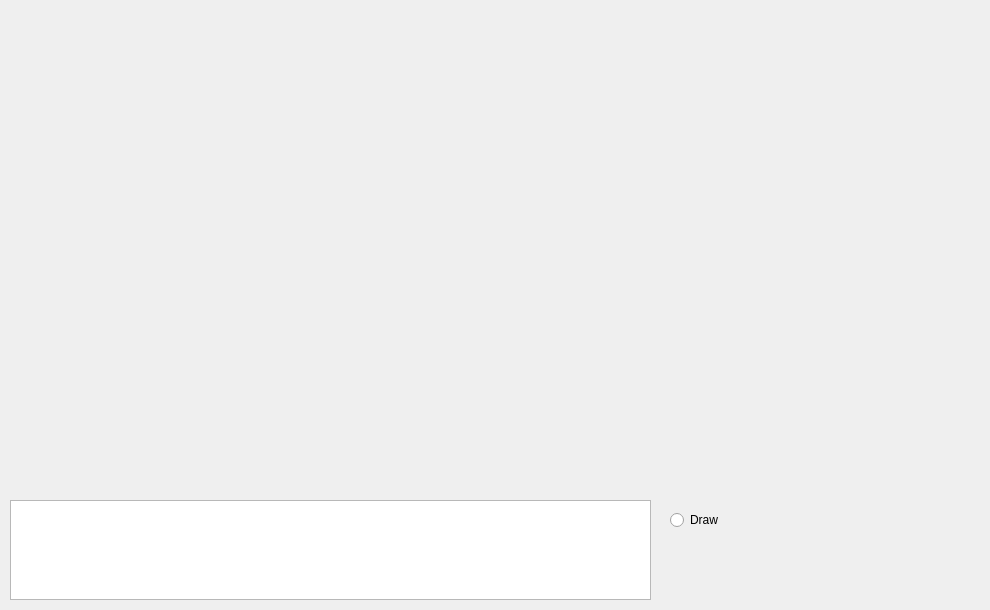
<?xml version="1.0" encoding="UTF-8"?>
<ui version="4.0">
 <class>FaceClassifierDialog</class>
 <widget class="QDialog" name="FaceClassifierDialog">
  <property name="geometry">
   <rect>
    <x>0</x>
    <y>0</y>
    <width>990</width>
    <height>610</height>
   </rect>
  </property>
  <property name="windowTitle">
   <string>Dialog</string>
  </property>
  <widget class="QLabel" name="imageLbl">
   <property name="geometry">
    <rect>
     <x>10</x>
     <y>10</y>
     <width>640</width>
     <height>480</height>
    </rect>
   </property>
   <property name="autoFillBackground">
    <bool>true</bool>
   </property>
   <property name="text">
    <string/>
   </property>
  </widget>
  <widget class="QLabel" name="faceLbl">
   <property name="geometry">
    <rect>
     <x>660</x>
     <y>10</y>
     <width>320</width>
     <height>240</height>
    </rect>
   </property>
   <property name="autoFillBackground">
    <bool>true</bool>
   </property>
   <property name="text">
    <string/>
   </property>
  </widget>
  <widget class="QLabel" name="glassesLbl">
   <property name="geometry">
    <rect>
     <x>660</x>
     <y>370</y>
     <width>320</width>
     <height>120</height>
    </rect>
   </property>
   <property name="autoFillBackground">
    <bool>true</bool>
   </property>
   <property name="text">
    <string/>
   </property>
  </widget>
  <widget class="QTextEdit" name="textEdit">
   <property name="geometry">
    <rect>
     <x>10</x>
     <y>500</y>
     <width>641</width>
     <height>100</height>
    </rect>
   </property>
  </widget>
  <widget class="QLabel" name="eyeLbl">
   <property name="geometry">
    <rect>
     <x>660</x>
     <y>250</y>
     <width>320</width>
     <height>120</height>
    </rect>
   </property>
   <property name="autoFillBackground">
    <bool>true</bool>
   </property>
   <property name="text">
    <string/>
   </property>
  </widget>
  <widget class="QRadioButton" name="radioButtonDraw">
   <property name="geometry">
    <rect>
     <x>670</x>
     <y>510</y>
     <width>95</width>
     <height>20</height>
    </rect>
   </property>
   <property name="text">
    <string>Draw</string>
   </property>
  </widget>
 </widget>
 <resources/>
 <connections/>
</ui>
